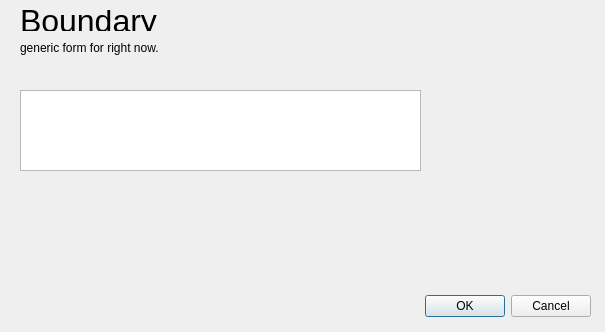
<?xml version="1.0" encoding="UTF-8"?>
<ui version="4.0">
 <class>Dialog</class>
 <widget class="QDialog" name="Dialog">
  <property name="geometry">
   <rect>
    <x>0</x>
    <y>0</y>
    <width>605</width>
    <height>332</height>
   </rect>
  </property>
  <property name="windowTitle">
   <string>Dialog</string>
  </property>
  <widget class="QDialogButtonBox" name="buttonBox">
   <property name="geometry">
    <rect>
     <x>250</x>
     <y>290</y>
     <width>341</width>
     <height>32</height>
    </rect>
   </property>
   <property name="orientation">
    <enum>Qt::Horizontal</enum>
   </property>
   <property name="standardButtons">
    <set>QDialogButtonBox::Cancel|QDialogButtonBox::Ok</set>
   </property>
  </widget>
  <widget class="QLabel" name="label">
   <property name="geometry">
    <rect>
     <x>20</x>
     <y>10</y>
     <width>171</width>
     <height>21</height>
    </rect>
   </property>
   <property name="font">
    <font>
     <family>Helvetica</family>
     <pointsize>24</pointsize>
    </font>
   </property>
   <property name="text">
    <string>Boundary</string>
   </property>
  </widget>
  <widget class="QTextEdit" name="textEdit">
   <property name="geometry">
    <rect>
     <x>20</x>
     <y>90</y>
     <width>401</width>
     <height>81</height>
    </rect>
   </property>
  </widget>
  <widget class="QLabel" name="label_2">
   <property name="geometry">
    <rect>
     <x>20</x>
     <y>40</y>
     <width>551</width>
     <height>16</height>
    </rect>
   </property>
   <property name="text">
    <string>generic form for right now.</string>
   </property>
  </widget>
 </widget>
 <resources/>
 <connections>
  <connection>
   <sender>buttonBox</sender>
   <signal>accepted()</signal>
   <receiver>Dialog</receiver>
   <slot>accept()</slot>
   <hints>
    <hint type="sourcelabel">
     <x>248</x>
     <y>254</y>
    </hint>
    <hint type="destinationlabel">
     <x>157</x>
     <y>274</y>
    </hint>
   </hints>
  </connection>
  <connection>
   <sender>buttonBox</sender>
   <signal>rejected()</signal>
   <receiver>Dialog</receiver>
   <slot>reject()</slot>
   <hints>
    <hint type="sourcelabel">
     <x>316</x>
     <y>260</y>
    </hint>
    <hint type="destinationlabel">
     <x>286</x>
     <y>274</y>
    </hint>
   </hints>
  </connection>
 </connections>
</ui>
